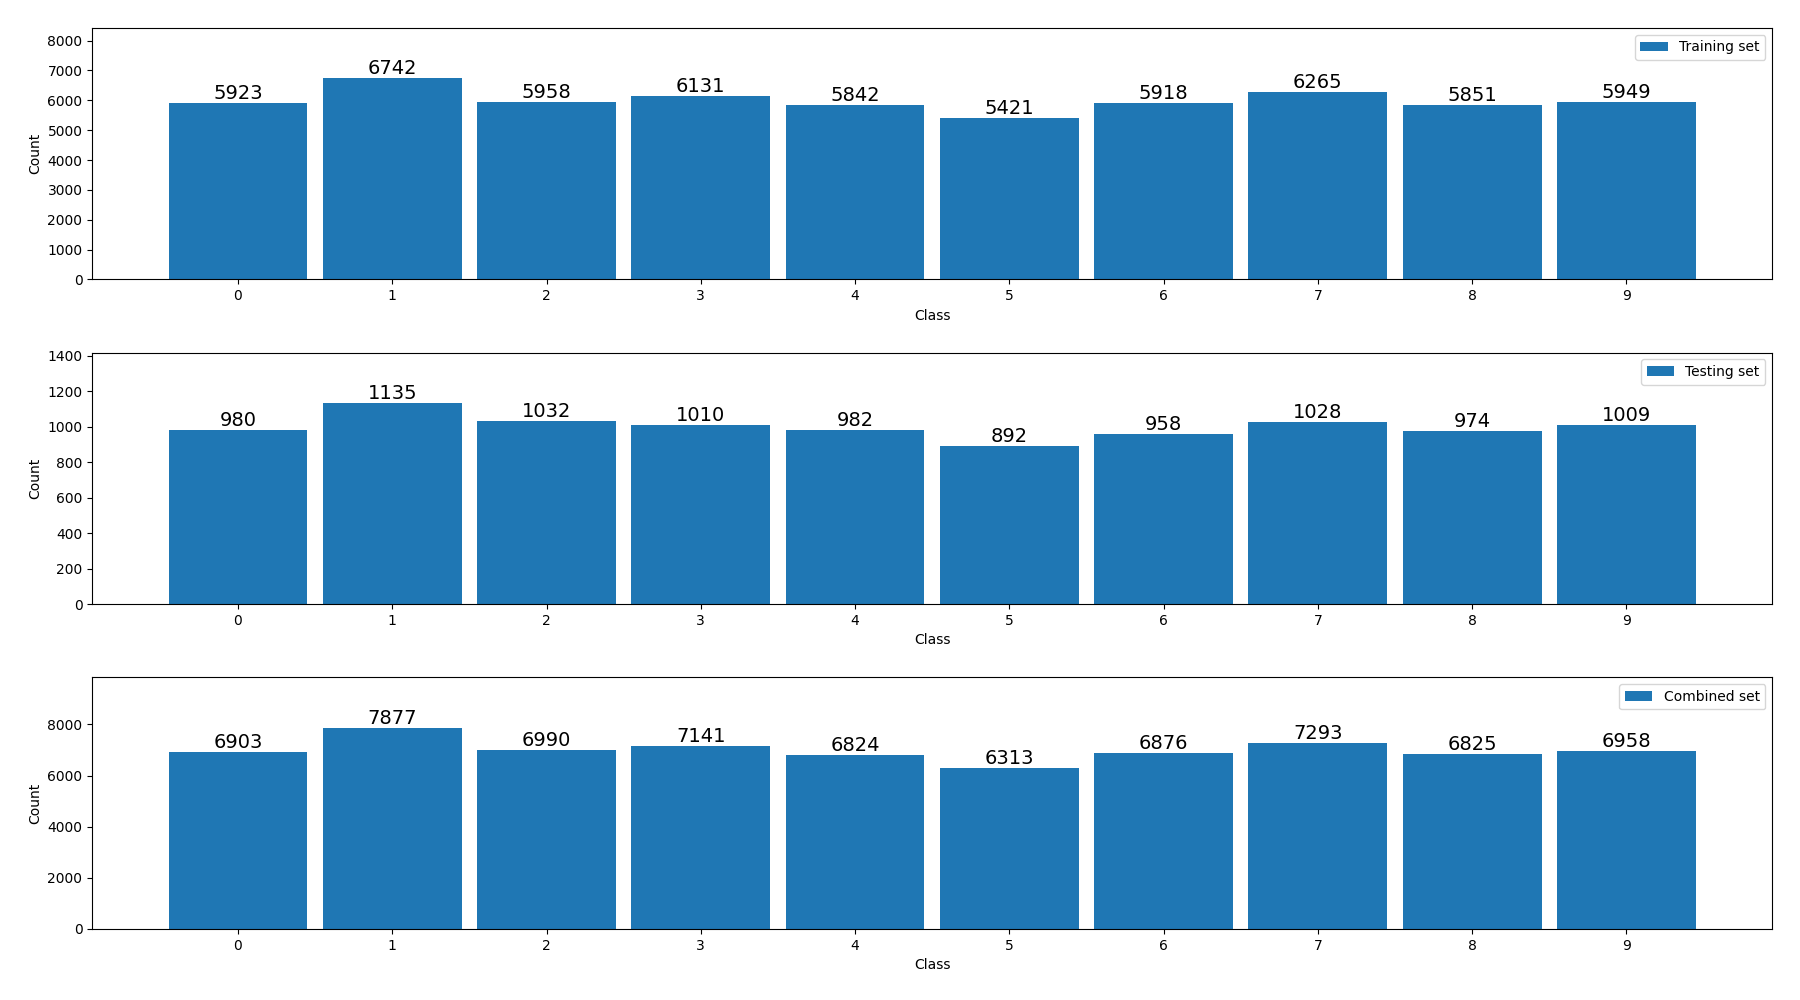

This chart was generated by the following Python code:
from torchvision import datasets
import matplotlib.pyplot as plt
import numpy as np

if __name__ == "__main__":
    dataset1 = datasets.MNIST('data', train=True, download=True)
    dataset2 = datasets.MNIST('data', train=False)

    labels1 = dataset1.targets.numpy()
    labels2 = dataset2.targets.numpy()

    plt.figure(figsize=(18, 10))  # Nastaví velikost okna a PDF

    plt.subplot(3, 1, 1)
    counts1, bins1, patches1 = plt.hist(labels1, bins=np.arange(11)-0.5, label='Training set', rwidth=0.9)
    plt.xlabel('Class')
    plt.ylabel('Count')
    plt.xticks(np.arange(10))
    plt.legend()
    plt.ylim(0, counts1.max() * 1.25)
    for i in range(len(counts1)):
        plt.text(bins1[i]+0.5, counts1[i], str(int(counts1[i])), ha='center', va='bottom', fontsize=14)

    plt.tight_layout(pad=2.0)

    plt.subplot(3, 1, 2)
    counts2, bins2, patches2 = plt.hist(labels2, bins=np.arange(11)-0.5, label='Testing set', rwidth=0.9)
    plt.xticks(np.arange(10))
    plt.xlabel('Class')
    plt.ylabel('Count')
    plt.legend()
    plt.ylim(0, counts2.max() * 1.25)
    for i in range(len(counts2)):
        plt.text(bins2[i]+0.5, counts2[i], str(int(counts2[i])), ha='center', va='bottom', fontsize=14)

    plt.tight_layout(pad=2.0)

    plt.subplot(3, 1, 3)
    mixed_counts = counts1 + counts2
    bins = np.arange(11)-0.5
    plt.hist(np.repeat(np.arange(10), mixed_counts.astype(int)), bins=bins, label='Combined set', rwidth=0.9)
    plt.xticks(np.arange(10))
    plt.xlabel('Class')
    plt.ylabel('Count')
    plt.legend()
    plt.ylim(0, mixed_counts.max() * 1.25)
    for i in range(len(mixed_counts)):
        plt.text(bins[i]+0.5, mixed_counts[i], str(int(mixed_counts[i])), ha='center', va='bottom', fontsize=14)

    plt.tight_layout(pad=2.0)     

    plt.savefig('cv01/histogram_cv01.png')
    plt.show()

